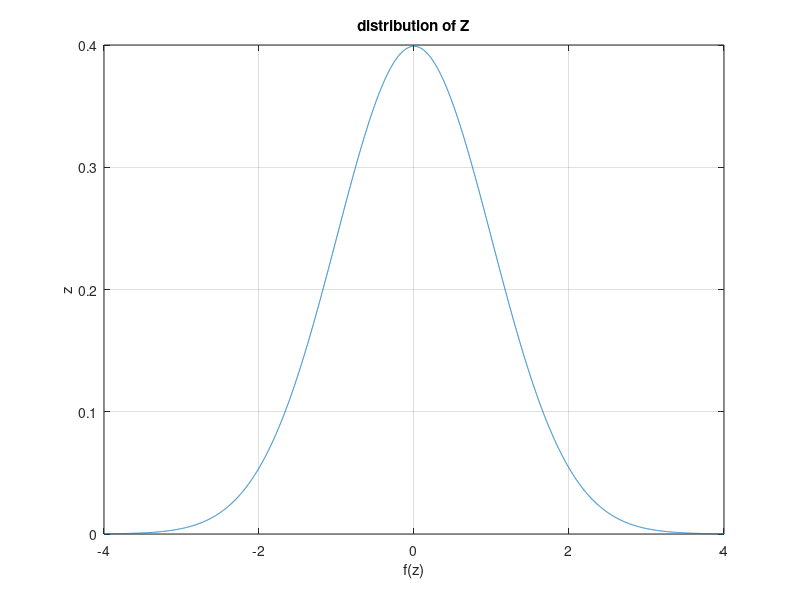

MATLAB code for this plot:
clc
clear all

clc
clear all

% Number of Random Variables Xn
t = 1000;

% Poisson parameter
lambda = 1;

% Number of successes
K = 0;

% Number of ensembles
si = 1000;

% Calculation of ensembles in each interation
for j=1:si

% Poisson number generation   
t = poissrnd(lambda)+1;
 
% Starting value of Z(Si , ti)
Z = zeros(1,t); 

    for i=1:t  
      
       S = randn(1);         % Generation of a gaussian Random Variable N(0,1)

       Z(i+1) = S + Z(i);    % Generation of Random Walk by add each Random Variable with prior step
       
    end

    Q(j) = Z(t);        % Lastest value of Z in each ensemble

end


[phat] = mle(Q,'distribution','normal');  % Fit a distribution to Random Variables and return phat as mean and variance of Normal distribution 
                                                     
 disp(' Mean of distribution: ')   
 phat(1)
 disp(' standard deviation: ')   
 phat(2)
 disp(' Differance of mean of distribution and calculated mean: ')   
 abs( 0 - phat(1) ) 
 disp(' Differance of standard deviation of distribution and calculated standard deviation: ')   
 abs( 1 - phat(2) )

% Plot distribution of Z                                                      
z=-4:0.001:4;
f=(1/sqrt(2*pi*t))*exp(-(z.^2)/(2*t));
plot(z,f),grid on
xlabel('f(z)')
ylabel('z')
title('distribution of Z')





